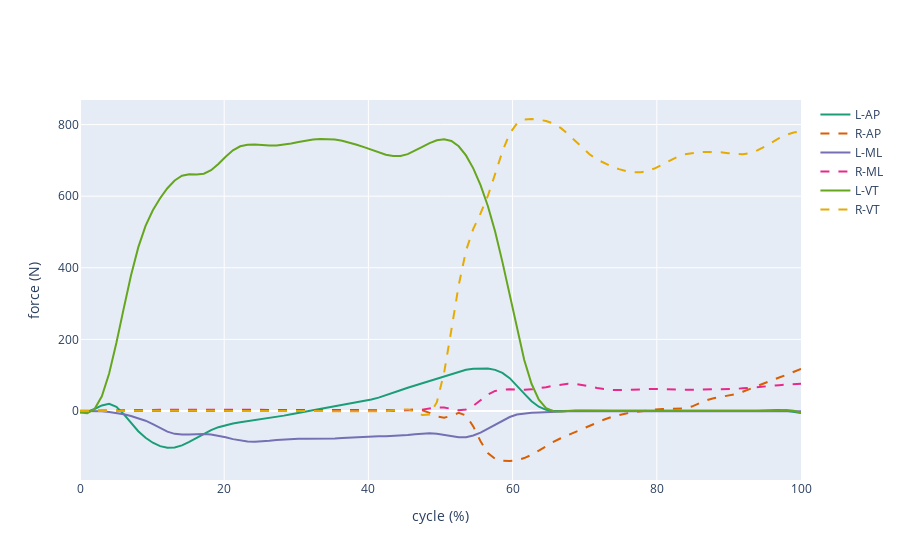

Notebook cell for this chart:
### Code cell
plot(data_type='grf', cycle=True, hip = 'N', df = df)
